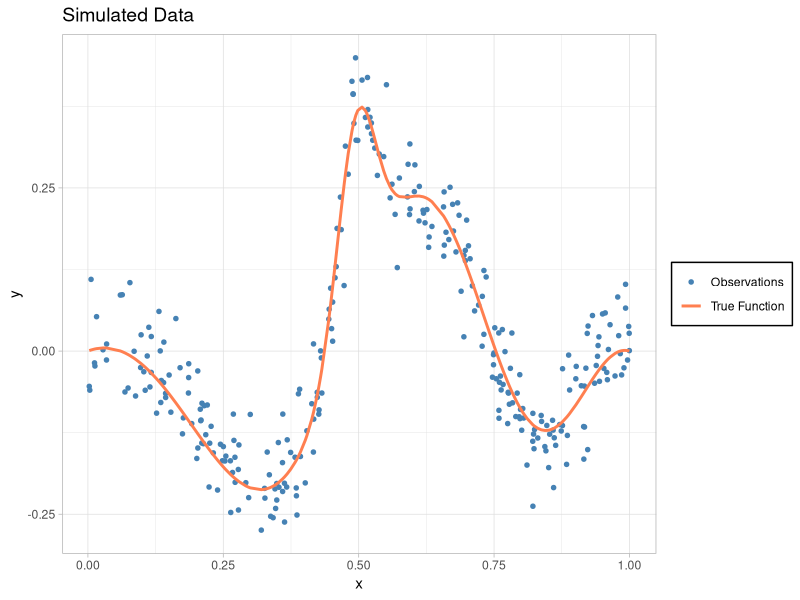
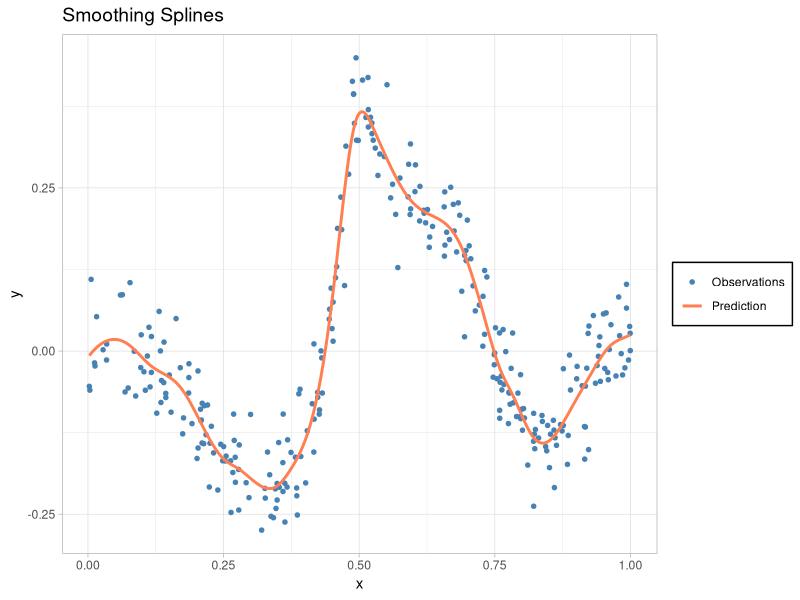
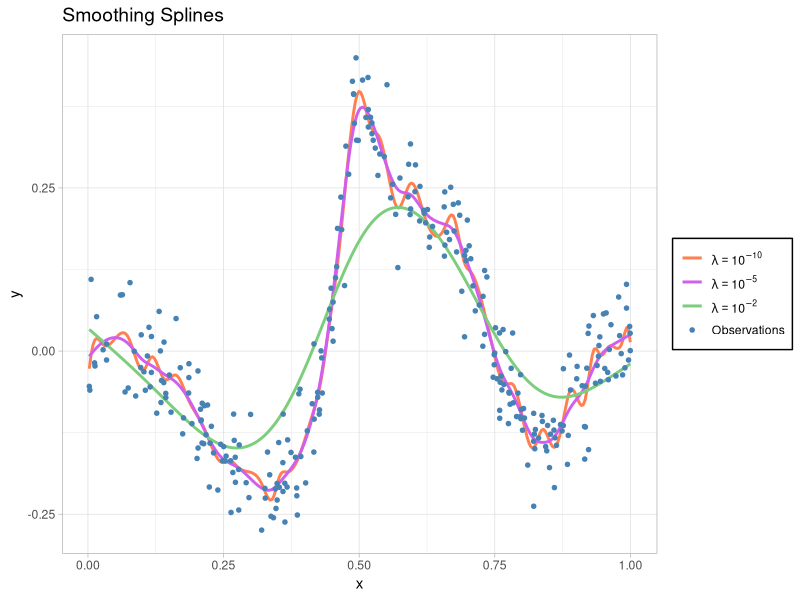

Write R code to recreate these figures, in order.
## ---- chunk 1
knitr::opts_chunk$set(echo = TRUE)
set.seed(2512)
## ---- chunk 2
# Generate X values
x <- runif(300, min=0, max=1)
x <- x[order(x)]

# Error term
eps <- rnorm(300, mean=0, sd=0.05)

# True and observed Y values
y.true <- -x * cos(5 * (x + 0.5)^2) * (x - 1) + 
          1.2 * exp(-(20^2) * (x - 0.5)^2) * (x - 1)^2
y.obs <- y.true + eps
## ---- chunk 3
library(ggplot2)
## ---- chunk 4
data <- data.frame(x, y.obs, y.true)
ggplot(data = data) +
  geom_point(aes(x = x, y = y.obs, color = "Observations"), 
             shape = 20, size = 2) +
  geom_path(aes(x = x, y = y.true, color = "True Function"), linewidth = 1) +
  scale_color_manual(values = c("Observations" = "steelblue", 
                                "True Function" = "coral")) +
  labs(title = "Simulated Data",
       x = "x",
       y = "y",
       color = NULL) +
  theme_light() +
  theme(plot.title = element_text(size = 14),
        legend.position.inside = c(0.15, 0.85),  
        legend.background = element_rect(fill = "white",colour = "black")) 
## ---- chunk 5
smooth_spline_model <- smooth.spline(x, y.obs, cv=TRUE, nknots=25)
## ---- chunk 6
smooth_spline_model
smooth_spline_model$lambda
## ---- chunk 7
x.pred <- seq(min(x), max(x), length.out = 300)
y.pred <- predict(smooth_spline_model, x.pred)$y

data_spline <- data.frame(x.pred, y = y.pred)
## ---- chunk 8
ggplot(data_spline, aes(x = x)) +
  geom_point(aes(x = x, y = y.obs, color = "Observations"), shape = 20, size = 2) +
  geom_line(aes(x = x.pred, y = y.pred, color = "Prediction"), linewidth = 1) +
  scale_color_manual(values = c("Observations" = "steelblue", "Prediction" = "coral")) +
  labs(title = "Smoothing Splines", x = "x", y = "y", colour=NULL) +
  theme_light() +
  theme(plot.title = element_text(size = 14),
        legend.position.inside = c(0.15, 0.85),  
        legend.background = element_rect(fill = "white", colour = "black"))
# ggsave("../graphs/SmoothingSpline1.pdf", width = 10, height = 6, dpi = 300)
## ---- chunk 9
splineS1 <- smooth.spline(x, y.obs, cv=T, lambda=1e-10, nknots=50)
splineS2 <- smooth.spline(x, y.obs, cv=T, lambda=1e-5, nknots=50)
splineS3 <- smooth.spline(x, y.obs, cv=T, lambda=1e-2, nknots=50)
## ---- chunk 10
x.pred <- seq(min(x), max(x), length.out = 300)
y.pred1 <- predict(splineS1, x.pred)$y
y.pred2 <- predict(splineS2, x.pred)$y
y.pred3 <- predict(splineS3, x.pred)$y


data_spline <- data.frame(x.pred, y.pred1, y.pred2, y.pred3)
## ---- chunk 11
ggplot(data_spline, aes(x = x)) +
  geom_line(aes(x = x.pred, y = y.pred1, color = "1"), linewidth = 1) +
  geom_line(aes(x = x.pred, y = y.pred2, color = "2"), linewidth = 1) +
  geom_line(aes(x = x.pred, y = y.pred3, color = "3"), linewidth = 1) +
  geom_point(aes(x = x, y = y.obs, color = "Observations"), shape = 20, size = 2) +
  scale_color_manual(
    values = c("Observations" = "steelblue", 
               "1" = "coral", 
               "2"="mediumorchid2",
               "3"="palegreen3"),
    labels = c(expression(lambda == 10^-10),
               expression(lambda == 10^-5),
               expression(lambda == 10^-2),
               "Observations")
  ) +
  labs(title = "Smoothing Splines", x = "x", y = "y", colour=NULL) +
  theme_light() +
  theme(plot.title = element_text(size = 14),
        legend.position.inside = c(0.15, 0.75),  
        legend.background = element_rect(fill = "white", colour = "black"))
# ggsave("../graphs/SmoothingSpline2.pdf", width = 10, height = 6, dpi = 300)
